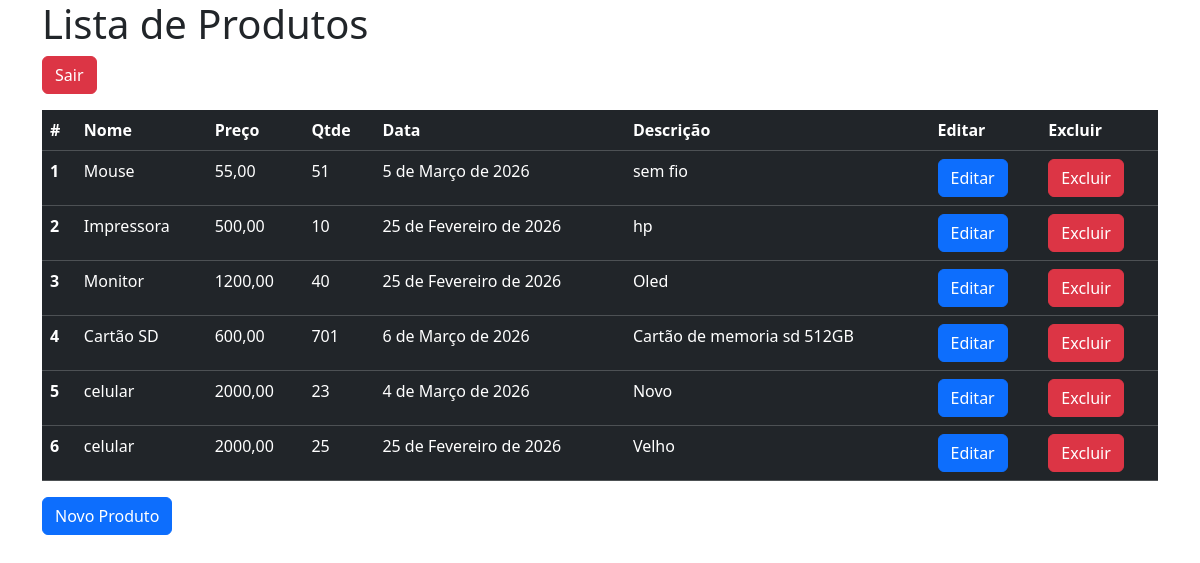
The page /produto (signed in) on the database as committed earlier.
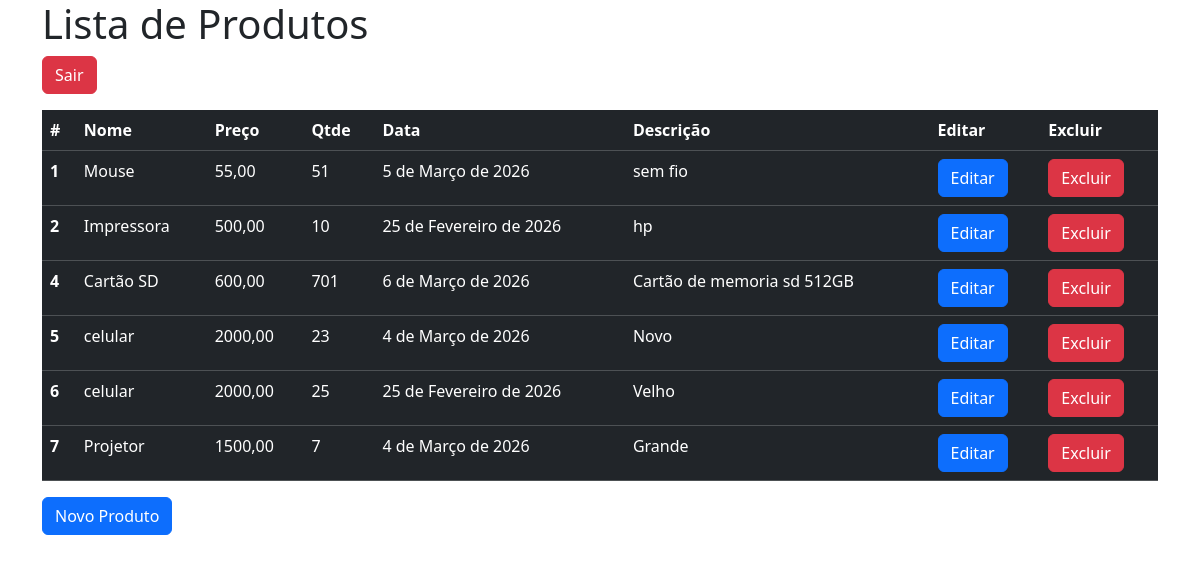
The same page on the database as committed later.
### aplicacao/models.py (models this page shows)
class Produto(models.Model):
    nome = models.CharField(max_length=100, null=True, blank=True)
    preco = models.DecimalField(decimal_places=2, max_digits=10, null=True, blank=True)
    qtd = models.IntegerField(null=True, blank=True)
    descricao = models.CharField(max_length=250, null=True, blank= True)
    data = models.DateField(null=True, blank= True)

### aplicacao/views.py (the view)
# urls.py: path('produto', produto, name="urlproduto"),
@login_required(login_url="urlentrar")
def produto(request):
    produtos = Produto.objects.all()
    context = {'produtos': produtos}
    return render(request, "produto.html", context)

### aplicacao/templates/produto.html (shortened to what this page needs)
{% load bootstrap5 %}
<!DOCTYPE html>
<html lang="pt-br">
<head>
    {% bootstrap_css %}
</head>
<body>
   <div class="container">
   <h1>Lista de Produtos</h1>
   <div class="mb-3">
    <a href="{% url 'urlsair' %}" class="btn btn-danger">Sair</a>
   </div>
   <table class="table table-dark table-hover">
   <thead>
    <tr>
        <th scope="coll">#</th>
        <th scope="coll">Nome</th>
        <th scope="coll">Preço</th>
        <th scope="coll">Qtde</th>
        <th scope="coll">Data</th>
        <th scope="coll">Descrição</th>
        <th scope="coll">Editar</th>
        <th scope="coll">Excluir</th>
    </tr>
   </thead>
   <tbody>
    {% for p in produtos %}
    <tr>
        <th scope="row">{{p.id}}</th>
        <td> {{p.nome}}</td>
        <td> {{p.preco}}</td>
        <td> {{p.qtd}}</td>
        <td> {{p.data}}</td>
        <td> {{p.descricao}}</td>
        <td>
            <form action="{% url 'urleditarProduto' p.id %}" method="GET">
                <input type="submit" value="Editar" class="btn btn-primary">
            </form>
        </td>
        <td>
            <form action="{% url 'urlexcluirProduto' p.id %}" method="POST">
                <input type="submit" value="Excluir" class="btn btn-danger">
            </form>
        </td>
    </tr>
    {% endfor %}
   </tbody>
   </table>
   <form action="{% url 'urlcadastrarProduto' %}" method="POST">
        <input type="submit" value="Novo Produto" class="btn btn-primary">
   </form>
   </div>
</body>
</html>

Rows that differ between the two databases and show on the page:
removed Produto: id "3", nome "Monitor", preco "1200,00", qtd "40", data "25 de Fevereiro de 2026", descricao "Oled"
added Produto: id "7", nome "Projetor", preco "1500,00", qtd "7", data "4 de Março de 2026", descricao "Grande"
